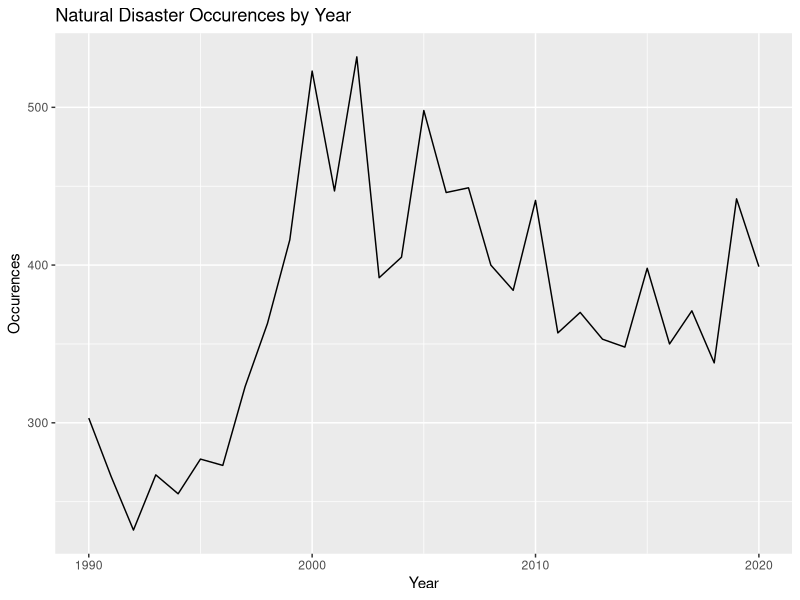
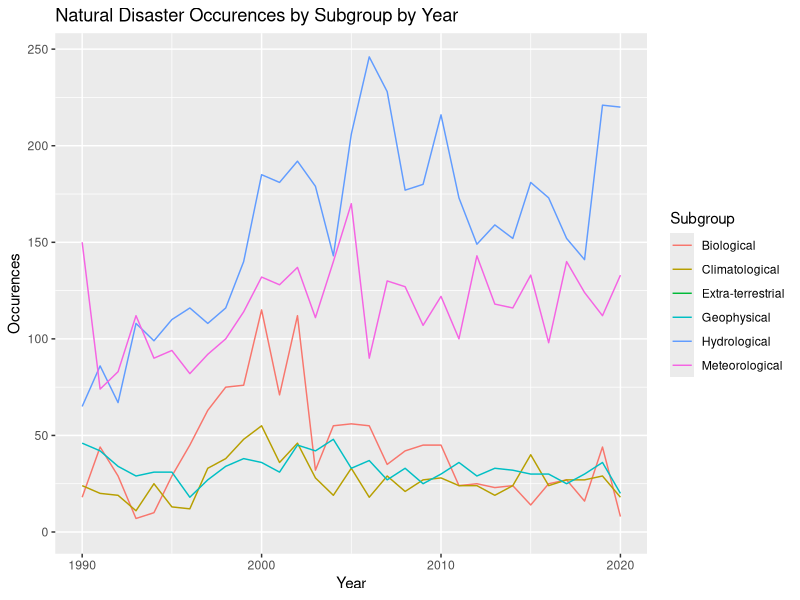
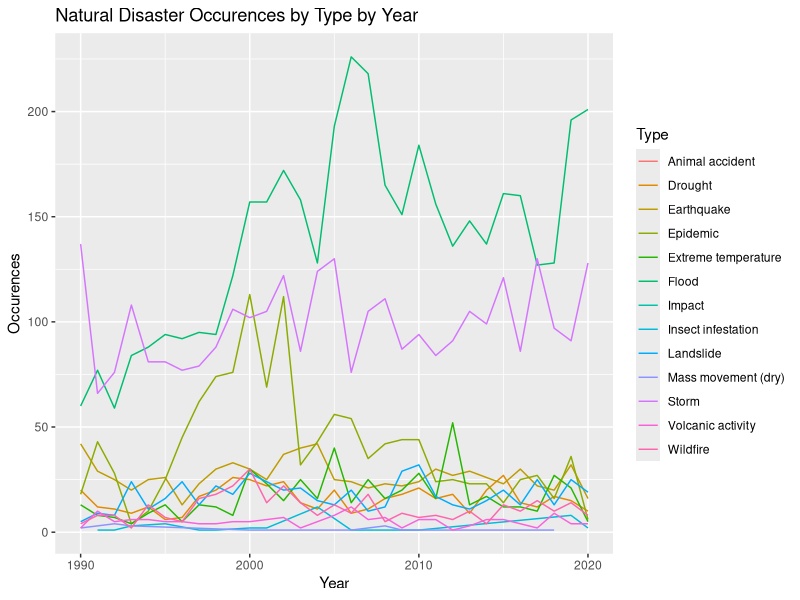
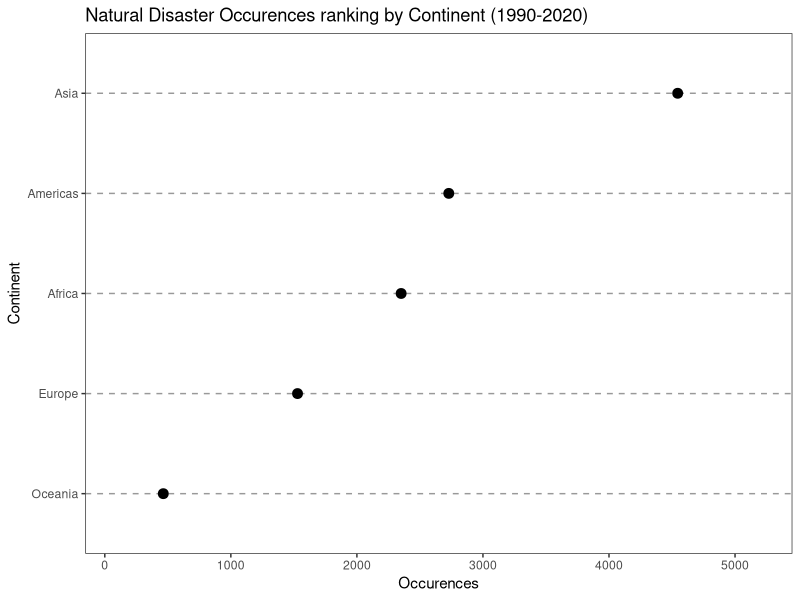
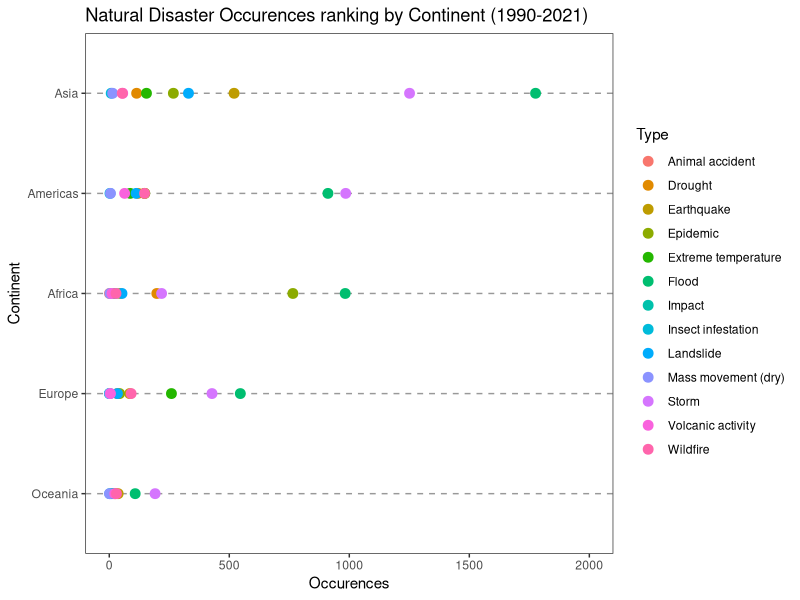
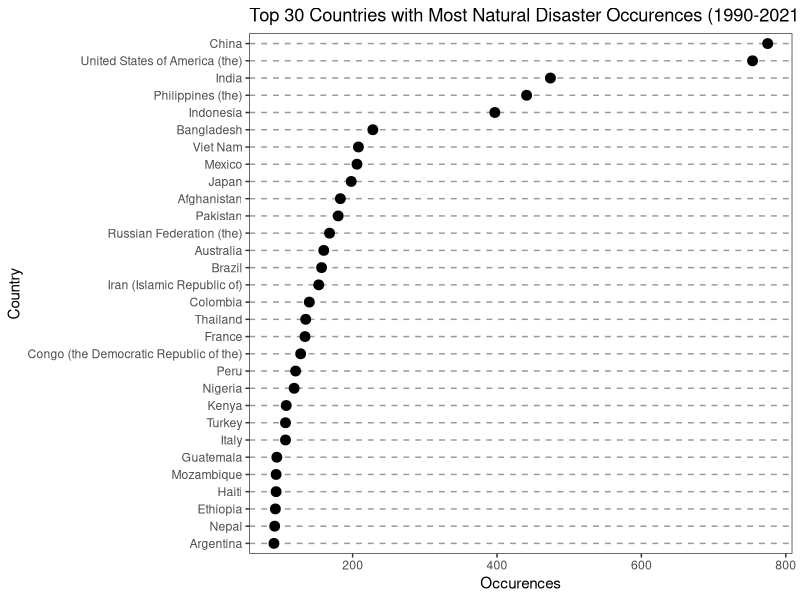
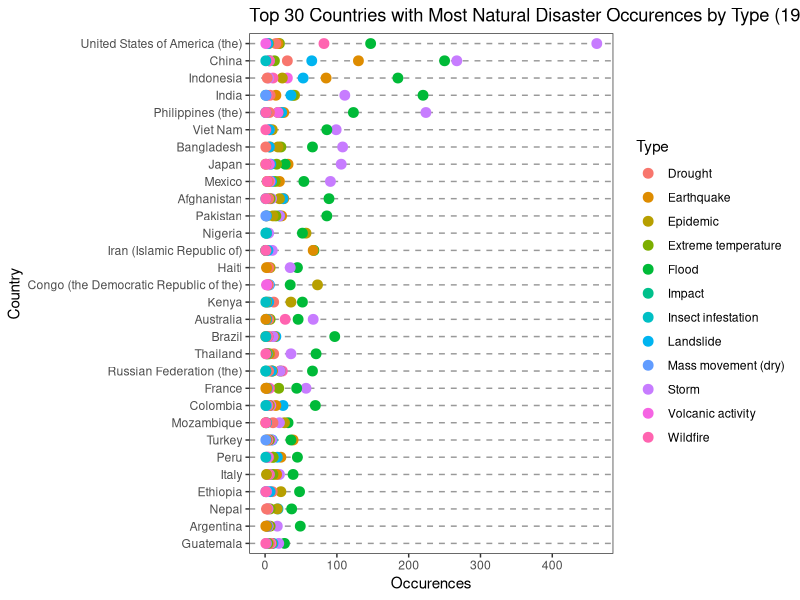
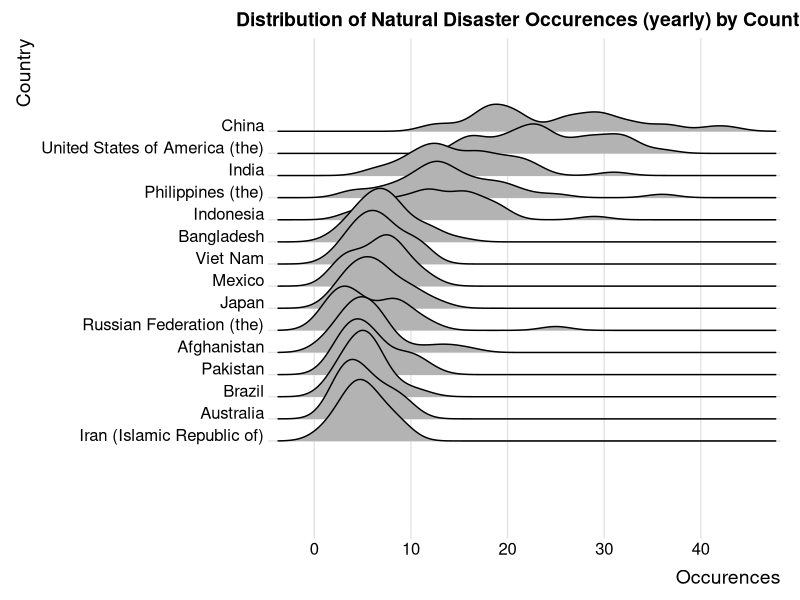

Source code (R) for these figures, in order:
## ---- chunk 1
library(ggplot2)
library(readxl)
library(ggridges)
library(stringr)
library(viridis)
library(tidyverse)
## ---- chunk 2
col_name <- c("No",	"Year",	"Seq",	"Glide",	"Group",	"Subgroup",	 "Type", "Subtype",	"Subsubtype",	"Name",	"Country", "ISO",	"Region", "Continent",	"Location",	"Origin",	"Associated_Dis",	"Associated_Dis2","Response","Appeal","Declaration",	"Aid","DM_Value","DM_Scale","Latitude","Longitude","Local_Time","River_Basin","Start_Year","Start_Month","Start_Day","End_Year", "End_Month",	"End_Day", "Total_Deaths","No_Injured",	"No_Affected",	"No_Homeless",	"Total_Affected",	"Reconstruction_Costs", "Reconstruction_Costs_Adjusted", "Insured_Damages",	"Insured_Damages_Adjusted",	"Total_Damages",	"Total_Damages_Adjusted",	"CPI",	"Adm_Level", "Admin1_Code",	"Admin2_Code",	"Geo_Locations")
rawdata <- read_excel("natural_disaster.xlsx", skip = 6,col_names = FALSE) 
colnames(rawdata) <- col_name
rawdata <- rawdata %>% slice(2:n())
natural <- rawdata
natural$Total_Affected = as.integer(natural$Total_Affected)
natural$Total_Damages =as.integer(natural$Total_Damages)
natural$Total_Deaths = as.integer(natural$Total_Deaths)
natural$No_Injured = as.integer(natural$No_Injured)
natural$Year = as.integer(natural$Year)
## ---- chunk 3
natural %>% group_by(Year) %>% summarise(Occurences=n()) %>% ggplot(aes(x = Year, y = Occurences)) +
  geom_line()+
  ggtitle("Natural Disaster Occurences by Year")
## ---- chunk 4
natural %>% group_by(Subgroup,Year) %>% summarise(Occurences=n()) %>% ggplot(aes(x = Year, y = Occurences)) +
  geom_line(aes(color=Subgroup))+
  ggtitle("Natural Disaster Occurences by Subgroup by Year")
## ---- chunk 5
natural %>% group_by(Type,Year) %>% summarise(Occurences=n()) %>% ggplot(aes(x = Year, y = Occurences)) +
  geom_line(aes(color=Type))+
  ggtitle("Natural Disaster Occurences by Type by Year")
## ---- chunk 6
natural %>% filter(Subgroup=='Hydrological') %>% group_by(Subgroup,Type)%>% summarise(Occurences=n()) %>% arrange(desc(Occurences)) %>% head(10L)
## ---- chunk 7
natural %>% filter(Subgroup=='Meteorological') %>% group_by(Subgroup,Type)%>% summarise(Occurences=n()) %>% arrange(desc(Occurences)) %>% head(10L)
## ---- chunk 8
natural %>% group_by(Continent) %>% summarise(Occurences=n()) %>% ggplot(aes(x = Occurences, y = reorder(Continent, Occurences))) +
  geom_point(size = 3) +  
  theme_bw() +
  theme(
    panel.grid.major.x = element_blank(),
    panel.grid.minor.x = element_blank(),
    panel.grid.major.y = element_line(colour = "grey60", linetype = "dashed")
  ) +xlab('Occurences') + xlim(100,5200) + ylab('Continent')+ggtitle("Natural Disaster Occurences ranking by Continent (1990-2020)")
## ---- chunk 9
natural %>% group_by(Continent,Type) %>% summarise(Occurences=n()) %>% ggplot(aes(x = Occurences, y = reorder(Continent, Occurences), color=Type)) +
  geom_point(size = 3) +  
  theme_bw() +
  theme(
    panel.grid.major.x = element_blank(),
    panel.grid.minor.x = element_blank(),
    panel.grid.major.y = element_line(colour = "grey60", linetype = "dashed")
  ) +xlab('Occurences') + xlim(0,2000)+ylab('Continent')+ggtitle("Natural Disaster Occurences ranking by Continent (1990-2021)")
## ---- chunk 10
natural %>% group_by(Country) %>% summarise(Occurences=n()) %>% arrange(desc(Occurences)) %>% head(30L) %>% ggplot(aes(x = Occurences, y = reorder(Country, Occurences))) +
  geom_point(size = 3) +  
  theme_bw() +
  theme(
    panel.grid.major.x = element_blank(),
    panel.grid.minor.x = element_blank(),
    panel.grid.major.y = element_line(colour = "grey60", linetype = "dashed")
  ) +xlab('Occurences') + ylab('Country')+ggtitle("Top 30 Countries with Most Natural Disaster Occurences (1990-2021)")
## ---- chunk 11
df <- natural %>% group_by(Country) %>% summarise(Occurences=n()) %>% arrange(desc(Occurences)) %>% head(30L)

natural %>% inner_join(df, by='Country') %>% group_by(Country, Type) %>% summarise(Occurences=n()) %>% arrange(desc(Occurences)) %>% ggplot(aes(x = Occurences, y = reorder(Country, Occurences), color=Type)) +
  geom_point(size = 3) +  
  theme_bw() +
  theme(
    panel.grid.major.x = element_blank(),
    panel.grid.minor.x = element_blank(),
    panel.grid.major.y = element_line(colour = "grey60", linetype = "dashed")
  ) +xlab('Occurences') + ylab('Country')+ggtitle("Top 30 Countries with Most Natural Disaster Occurences by Type (1990-2021)")
## ---- chunk 12
df <- natural %>% group_by(Country) %>% summarise(Occurences=n()) %>% arrange(desc(Occurences)) %>% head(15L)
natural %>% inner_join(df, by='Country') %>%  group_by(Country, Year)  %>% summarise(Occurences=n()) %>% ggplot(aes(x=Occurences,y=reorder(Country, Occurences)))+
  geom_density_ridges_gradient(scale=3) + theme_ridges()+
  scale_y_discrete(expand = c(0.3, 0)) +
  scale_x_continuous(expand = c(0.01, 0))+
  labs(x="Occurences",y="Country")+
  ggtitle("Distribution of Natural Disaster Occurences (yearly) by Country")+
  theme(plot.title = element_text(hjust = 0.5))
## ---- chunk 13
df <- natural %>% group_by(Country) %>% summarise(Occurences=n()) %>% arrange(desc(Occurences)) %>% head(5L)
natural %>% inner_join(df, by='Country') %>%  group_by(Country, Year) %>% summarise(Occurences=n()) %>% ggplot(aes(x = Year, y = Occurences)) + facet_grid(vars(Country))+
  geom_line()+
  ggtitle("Natural Diaster Occurences by Subgroup for Selected Countries by Year")
## ---- chunk 14
df <- natural %>% group_by(Country) %>% summarise(Occurences=n()) %>% arrange(desc(Occurences)) %>% head(5L)
natural %>% inner_join(df, by='Country') %>%  group_by(Country, Type,Year) %>% summarise(Occurences=n()) %>% ggplot(aes(x = Year, y = Occurences)) + facet_grid(rows = vars(Country),scales = "free", space = "free")+
  geom_line(aes(color=Type))+
  ggtitle("Natural Diaster Occurences by Subgroup by Year")
## ---- chunk 15
natural %>% filter(Type=='Flood') %>% group_by(Subtype,Year) %>% summarise(Occurences=n()) %>% ggplot(aes(x = Year, y = Occurences)) + geom_line(aes(color=Subtype))+
  ggtitle("Flood Occurences by Subtype by Year")
## ---- chunk 16
u <- unique(natural %>% filter(Type=='Flood') %>% select('Origin'))
natural$Origin = tolower(natural$Origin)
for (i in c('haevy',"havy","hearvy",'heavu','heav','heavyy','heay','hevay','hevy')){
natural$Origin<-gsub(i, 'heavy', natural$Origin)}

natural$Origin<-gsub('rains', 'r', natural$Origin)
natural$Origin<-gsub('rain', 'r', natural$Origin)
natural$Origin<-gsub('r', 'rains', natural$Origin)
## ---- chunk 17
natural %>% filter(Type=='Flood') %>% group_by(Origin) %>% summarise(Occurences=n()) %>% arrange(desc(Occurences)) %>% head(15L) %>% ggplot(aes(x = reorder(Origin, desc(Occurences)), y = Occurences)) + geom_bar(stat="identity")+ylab("Occurences") + xlab("Flood Origin")+theme(axis.text.x=element_text(color = "black", size=11, angle=30, vjust=.8, hjust=0.8)) +
  ggtitle("Flood Origin Distribution") 
## ---- chunk 18
natural %>% filter(Type=='Storm') %>% group_by(Subtype,Year) %>% summarise(Occurences=n()) %>% ggplot(aes(x = Year, y = Occurences)) + geom_line(aes(color=Subtype))+
  ggtitle("Storm Occurences by Subtype by Year")
## ---- chunk 19
natural %>% filter(Type=='Storm') %>% subset(!is.na(Origin)) %>% group_by(Origin) %>% summarise(Occurences=n()) %>% arrange(desc(Occurences)) %>% head(15L) %>% ggplot(aes(x = reorder(Origin, desc(Occurences)), y = Occurences)) + geom_bar(stat="identity")+ylab("Occurences") + xlab("Storm Origin")+theme(axis.text.x=element_text(color = "black", size=11, angle=30, vjust=.8, hjust=0.8)) +
  ggtitle("Storm Origin Distribution") 
## ---- chunk 20
common <- natural %>% subset(!is.na(Origin)) %>% group_by(Type,Origin) %>% summarise(Occurences=n()) %>% arrange(desc(Occurences)) %>% head(n = 20L)
common %>% ggplot(aes(fill=Type, y=Occurences, x=reorder(Origin, desc(Occurences)))) + 
    geom_bar(position="stack", stat="identity") +
    scale_fill_viridis(discrete = T) +
    ggtitle("Top Natural Disaster Origin") +
    xlab("")+theme(axis.text.x=element_text(color = "black", size=11, angle=30, vjust=.8, hjust=0.8))
## ---- chunk 21
death <- natural %>% 
  filter(is.na(Total_Deaths)==FALSE)
death$Subtype = ifelse(is.na(death$Subtype),death$Type,death$Subtype)
death$Total_Deaths <- as.numeric(death$Total_Deaths)
death$Start_Year <- as.numeric(death$Start_Year)
# add period
death <- death %>% mutate(period = case_when(death$Start_Year<2000~"1990-2000",
                                   (death$Start_Year<2010 & death$Start_Year>=2000)~"2000-2010",
                                   (death$Start_Year<=2020 & death$Start_Year>=2010)~"2010-2020"))
death$period <- factor(death$period, levels = c("1990-2000","2000-2010","2010-2020"))
death_group<- death %>% 
  group_by(Subtype,period) %>% 
  summarise(mean_deaths=mean(Total_Deaths))
  #arrange(desc(sum(mean_deaths)))
#death_group
ggplot(death_group, 
       aes(x = mean_deaths, y = fct_reorder(Subtype, mean_deaths),color=period)) +
  geom_point() +
  ggtitle("Mean deaths for subtypes of 3 time periods ") +
  ylab("Subtype") +
  xlim(0, 1500) +
  annotate(geom = "text", x =1500, y = "Drought", 
    label = "3360", color="red",size=2.5) +
  annotate(geom = "text", x =1450, y = "Tsunami", 
    label = "3138,10346", color="red",size=2.5) +
  theme_linedraw()
## ---- chunk 22
damage <- natural %>% 
  filter(is.na(Total_Damages_Adjusted)==FALSE)
damage$Subtype = ifelse(is.na(damage$Subtype),damage$Type,damage$Subtype)
damage$Total_Damages_Adjusted <- as.numeric(damage$Total_Damages_Adjusted)
# add period
damage <- damage %>% mutate(period = case_when(damage$Start_Year<2000~"1990-2000",
                                   (damage$Start_Year<2010 & damage$Start_Year>=2000)~"2000-2010",
                                   (damage$Start_Year<=2020 & damage$Start_Year>=2010)~"2010-2020"))
damage$period <- factor(damage$period, levels = c("1990-2000","2000-2010","2010-2020"))

damage <- damage %>% arrange(Total_Damages_Adjusted)
bound <- floor(dim(damage)[1]*0.9)
damage_bound <- damage[1:bound,]
damage_order <- damage %>% group_by(Subtype) %>%
  summarise(mean_damage=mean(Total_Damages_Adjusted))%>%
  arrange(desc(mean_damage))
damage_bound$Subtype <-factor(damage_bound$Subtype,levels = damage_order$Subtype)

ggplot(data=damage_bound,aes(Total_Damages_Adjusted,period)) + 
  geom_boxplot()+ 
  facet_wrap(~Subtype) +
  ggtitle("Boxplot of Total_Damages_Adjusted faceting on Subtype") +
  theme(axis.text.x = element_text(angle = 45))
## ---- chunk 23
library(ggpubr)
com <- natural %>% 
  filter(is.na(Total_Deaths)==FALSE & is.na(Total_Damages_Adjusted)==FALSE & (natural$Type == 'Storm' | natural$Type == 'Flood'))
com$Subtype <- ifelse(is.na(com$Subtype),com$Type,com$Subtype)
com <- com[,c('Type','Subtype','Continent','Region','Start_Year','Total_Deaths','Total_Damages_Adjusted')]
com$Total_Damages_Adjusted <- as.numeric(com$Total_Damages_Adjusted)
com$Total_Deaths <- as.numeric(com$Total_Deaths)
p1<-ggplot(com[com$Subtype=='Flood'&com$Total_Deaths<1000,], aes(y=reorder(Region,Total_Deaths,mean),x =Total_Deaths)) + geom_density_ridges() +ylab("Reigion") +ggtitle("Total deaths caused by flood")
p2<-ggplot(com[com$Subtype=='Storm',], aes(y=reorder(Region,Total_Deaths,mean),x =Total_Deaths)) + geom_density_ridges()+ylab("Reigion") +ggtitle("Total deaths caused by storm")
figure <- ggarrange(p1, p2,
                    ncol = 1, nrow =2 )
figure
